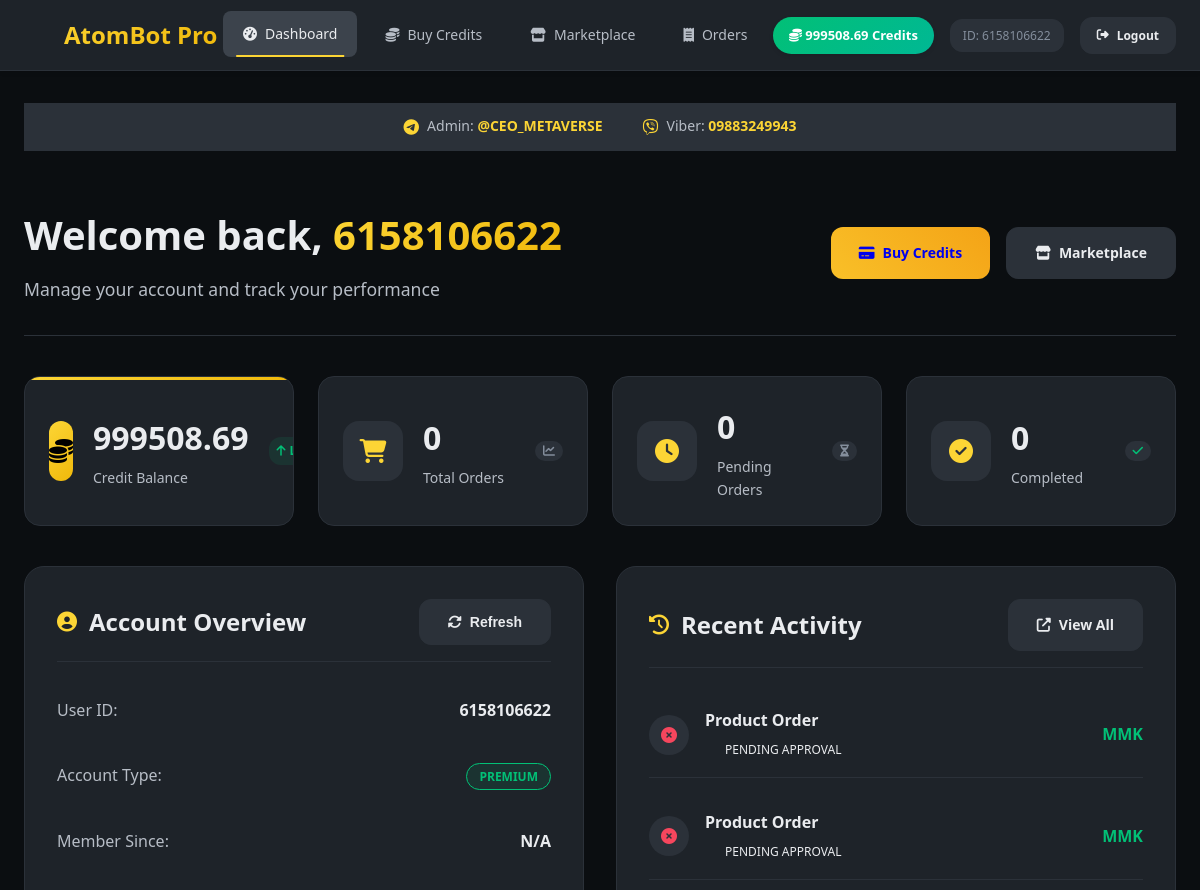
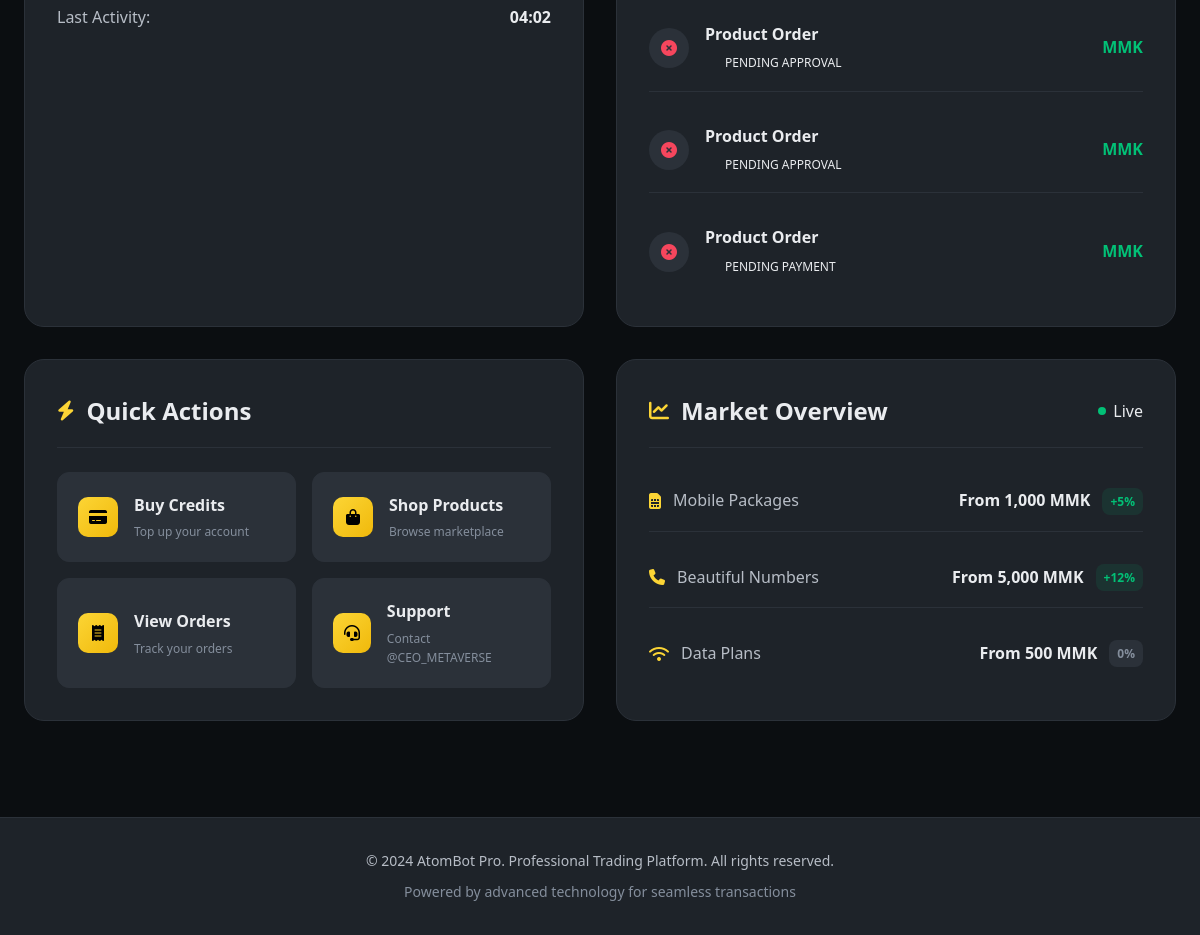
The app's page /dashboard (signed in) with its own data (2 pictures, top to bottom).
### tables this page shows
CREATE TABLE users (user_id INTEGER PRIMARY KEY, credits REAL DEFAULT 0, language TEXT DEFAULT 'en', is_banned INTEGER DEFAULT 0);

CREATE TABLE orders (order_id TEXT PRIMARY KEY, user_id INTEGER, order_type TEXT, package_name TEXT, credit_cost REAL, payment_method TEXT, status TEXT, screenshot_file_id TEXT, delivery_info TEXT, created_at TIMESTAMP DEFAULT CURRENT_TIMESTAMP);

### web_app.py (the view)
@app.route('/dashboard')
def dashboard():
    if 'user_id' not in session:
        return redirect(url_for('login'))
    user_id = session['user_id']
    user_data = run_async(db.get_user_data(user_id))
    session['user_data'] = user_data
    pending, history = run_async(db.get_user_orders(user_id))
    recent_orders = (pending + history)[:5]
    formatted_recent_orders = []
    for order in recent_orders:
        o_id, pkg, status, ts_str, cost = order
        date_obj = datetime.fromisoformat(ts_str)
        formatted_recent_orders.append({
            'id': o_id,
            'package': pkg,
            'status': status.replace('_', ' ').title(),
            'cost': cost,
            'date': date_obj.strftime('%Y-%m-%d %H:%M')
        })
    return render_template('dashboard.html',
                         user_data=user_data,
                         user_id=user_id,
                         recent_orders=formatted_recent_orders)

### database.py (called while the page is built)
async def _db_query(query, params=(), fetchone=False, fetchall=False, commit=False):
    try:
        async with aiosqlite.connect(DB_NAME) as db:
            cursor = await db.execute(query, params)
            if commit: await db.commit(); return True
            if fetchone: return await cursor.fetchone()
            if fetchall: return await cursor.fetchall()
            return await cursor.fetchall()
    except aiosqlite.Error as e: logger.error(f"Database query failed: {e}\nQuery: {query}\nParams: {params}"); return None

async def get_user_data(user_id: int) -> dict:
    await _db_query("INSERT OR IGNORE INTO users (user_id) VALUES (?)", (user_id,), commit=True)
    user_data = await _db_query("SELECT credits, language, is_banned FROM users WHERE user_id = ?", (user_id,), fetchone=True)
    return {'credits': user_data[0], 'language': user_data[1], 'is_banned': bool(user_data[2])} if user_data else {'credits': 0.0, 'language': 'en', 'is_banned': False}

async def get_user_orders(user_id: int) -> tuple:
    all_orders = await _db_query("SELECT order_id, package_name, status, created_at, credit_cost FROM orders WHERE user_id = ? ORDER BY created_at DESC", (user_id,), fetchall=True)
    pending = [o for o in all_orders if o[2] in ('pending_approval', 'pending_payment')]
    history = [o for o in all_orders if o[2] in ('completed', 'rejected')]
    return pending, history

### web_app.py (called while the page is built)
@app.context_processor
def inject_config():
    return dict(config=config)

def run_async(coro):
    loop = asyncio.new_event_loop()
    asyncio.set_event_loop(loop)
    try:
        return loop.run_until_complete(coro)
    finally:
        loop.close()

### templates/dashboard.html (shortened to what this page needs)
{% extends "base.html" %}
{% block content %}
<div class="dashboard-page">
    <div class="contact-header">
        <div class="contact-info">
            <div class="contact-item">
                <i class="fab fa-telegram"></i>
                <span>Admin: <a href="https://t.me/CEO_METAVERSE" target="_blank">@CEO_METAVERSE</a></span>
            </div>
            <div class="contact-item">
                <i class="fab fa-viber"></i>
                <span>Viber: <a href="viber://chat?number=09883249943">09883249943</a></span>
            </div>
        </div>
    </div>
    <div class="dashboard-header">
        <div class="welcome-section">
            <h1 class="welcome-title">
                Welcome back, <span class="gradient-text">{{ session.user_data.username or session.user_id }}</span>
            </h1>
            <p class="welcome-subtitle">
                Manage your account and track your performance
            </p>
        </div>
        <div class="quick-actions">
            <a href="{{ url_for('credits') }}" class="btn btn-premium">
                <i class="fas fa-credit-card"></i> Buy Credits
            </a>
            <a href="{{ url_for('shop') }}" class="btn btn-secondary">
                <i class="fas fa-store"></i> Marketplace
            </a>
        </div>
    </div>
    <div class="stats-overview">
        <div class="stat-card primary">
            <div class="stat-icon">
                <i class="fas fa-coins"></i>
            </div>
            <div class="stat-content">
                <div class="stat-value" id="current-balance">{{ session.user_data.credits or 0 }}</div>
                <div class="stat-label">Credit Balance</div>
            </div>
            <div class="stat-change positive">
                <i class="fas fa-arrow-up"></i>
                <span>Live</span>
            </div>
        </div>
        <div class="stat-card">
            <div class="stat-icon">
                <i class="fas fa-shopping-cart"></i>
            </div>
            <div class="stat-content">
                <div class="stat-value">{{ total_orders or 0 }}</div>
                <div class="stat-label">Total Orders</div>
            </div>
            <div class="stat-trend">
                <i class="fas fa-chart-line"></i>
            </div>
        </div>
        <div class="stat-card">
            <div class="stat-icon">
                <i class="fas fa-clock"></i>
            </div>
            <div class="stat-content">
                <div class="stat-value">{{ pending_orders or 0 }}</div>
                <div class="stat-label">Pending Orders</div>
            </div>
            <div class="stat-trend">
                <i class="fas fa-hourglass-half"></i>
            </div>
        </div>
        <div class="stat-card">
            <div class="stat-icon">
                <i class="fas fa-check-circle"></i>
            </div>
            <div class="stat-content">
                <div class="stat-value">{{ completed_orders or 0 }}</div>
                <div class="stat-label">Completed</div>
            </div>
            <div class="stat-trend success">
                <i class="fas fa-check"></i>
            </div>
        </div>
    </div>
    <div class="dashboard-grid">
        <div class="dashboard-card account-card">
            <div class="card-header">
                <h2 class="card-title">
                    <i class="fas fa-user-circle"></i>
                    Account Overview
                </h2>
                <div class="account-settings">
                    <button class="btn btn-secondary btn-sm" onclick="refreshBalance()">
                        <i class="fas fa-sync-alt"></i> Refresh
                    </button>
                </div>
            </div>
            <div class="account-info">
                <div class="info-item">
                    <span class="label">User ID:</span>
                    <span class="value">{{ session.user_id }}</span>
                </div>
                <div class="info-item">
                    <span class="label">Account Type:</span>
                    <span class="value">
                        <span class="status-badge status-approved">Premium</span>
                    </span>
                </div>
                <div class="info-item">
                    <span class="label">Member Since:</span>
                    <span class="value">{{ join_date or 'N/A' }}</span>
                </div>
                <div class="info-item">
                    <span class="label">Last Activity:</span>
                    <span class="value live-clock">--:--</span>
                </div>
            </div>
        </div>
        <div class="dashboard-card activity-card">
            <div class="card-header">
                <h2 class="card-title">
                    <i class="fas fa-history"></i>
                    Recent Activity
                </h2>
                <a href="{{ url_for('orders') }}" class="btn btn-secondary btn-sm">
                    <i class="fas fa-external-link-alt"></i> View All
                </a>
            </div>
            <div class="activity-list">
                {% if recent_orders %}
                {% for order in recent_orders[:5] %}
                <div class="activity-item">
                    <div class="activity-icon">
                        {% if order.status == 'completed' %}
                        <i class="fas fa-check-circle text-success"></i>
                        {% elif order.status == 'pending' %}
                        <i class="fas fa-clock text-warning"></i>
                        {% else %}
                        <i class="fas fa-times-circle text-error"></i>
                        {% endif %}
                    </div>
                    <div class="activity-content">
                        <div class="activity-title">{{ order.product_name or 'Product Order' }}</div>
                        <div class="activity-meta">
                            <span class="activity-status status-{{ order.status }}">{{ order.status.title() }}</span>
                        </div>
                    </div>
                    <div class="activity-value">{{ order.price_mmk }} MMK</div>
                </div>
                {% endfor %}
                {% endif %}
            </div>
        </div>
        <div class="dashboard-card actions-card">
            <div class="card-header">
                <h2 class="card-title">
                    <i class="fas fa-bolt"></i>
                    Quick Actions
                </h2>
            </div>
            <div class="quick-actions-grid">
                <a href="{{ url_for('credits') }}" class="action-item">
                    <div class="action-icon">
                        <i class="fas fa-credit-card"></i>
                    </div>
                    <div class="action-content">
                        <div class="action-title">Buy Credits</div>
                        <div class="action-desc">Top up your account</div>
                    </div>
                </a>
                <a href="{{ url_for('shop') }}" class="action-item">
                    <div class="action-icon">
                        <i class="fas fa-shopping-bag"></i>
                    </div>
                    <div class="action-content">
                        <div class="action-title">Shop Products</div>
                        <div class="action-desc">Browse marketplace</div>
                    </div>
                </a>
                <a href="{{ url_for('orders') }}" class="action-item">
                    <div class="action-icon">
                        <i class="fas fa-receipt"></i>
                    </div>
                    <div class="action-content">
                        <div class="action-title">View Orders</div>
                        <div class="action-desc">Track your orders</div>
                    </div>
                </a>
                <a href="https://t.me/CEO_METAVERSE" target="_blank" class="action-item">
                    <div class="action-icon">
                        <i class="fas fa-headset"></i>
                    </div>
                    <div class="action-content">
                        <div class="action-title">Support</div>
                        <div class="action-desc">Contact @CEO_METAVERSE</div>
                    </div>
                </a>
            </div>
        </div>
        <div class="dashboard-card market-card">
            <div class="card-header">
                <h2 class="card-title">
                    <i class="fas fa-chart-line"></i>
                    Market Overview
                </h2>
                <span class="status-live">Live</span>
            </div>
            <div class="market-stats">
                <div class="market-item">
                    <div class="market-name">
                        <i class="fas fa-sim-card"></i>
                        Mobile Packages
                    </div>
                    <div class="market-value">
                        <span class="price">From 1,000 MMK</span>
                        <span class="change positive">+5%</span>
                    </div>
                </div>
                <div class="market-item">
                    <div class="market-name">
                        <i class="fas fa-phone"></i>
                        Beautiful Numbers
                    </div>
                    <div class="market-value">
                        <span class="price">From 5,000 MMK</span>
                        <span class="change positive">+12%</span>
                    </div>
                </div>
                <div class="market-item">
                    <div class="market-name">
                        <i class="fas fa-wifi"></i>
                        Data Plans
                    </div>
                    <div class="market-value">
                        <span class="price">From 500 MMK</span>
                        <span class="change neutral">0%</span>
                    </div>
                </div>
            </div>
        </div>
    </div>
</div>
{% endblock %}

### templates/base.html (shortened to what this page needs)
<!DOCTYPE html>
<html lang="en">
<head>
    <link href="https://cdnjs.cloudflare.com/ajax/libs/font-awesome/6.4.0/css/all.min.css" rel="stylesheet">
</head>
<body>
    <header class="header">
        <div class="nav">
            <a href="{{ url_for('index') }}" class="logo">
                <i class="fas fa-atom"></i>
                AtomBot Pro
            </a>
            <ul class="nav-links" id="navLinks">
                <li><a href="{{ url_for('dashboard') }}" class="{% if request.endpoint == 'dashboard' %}active{% endif %}">
                    <i class="fas fa-tachometer-alt"></i> Dashboard
                </a></li>
                <li><a href="{{ url_for('credits') }}" class="{% if request.endpoint == 'credits' %}active{% endif %}">
                    <i class="fas fa-coins"></i> Buy Credits
                </a></li>
                <li><a href="{{ url_for('shop') }}" class="{% if request.endpoint == 'shop' %}active{% endif %}">
                    <i class="fas fa-store"></i> Marketplace
                </a></li>
                <li><a href="{{ url_for('orders') }}" class="{% if request.endpoint == 'orders' %}active{% endif %}">
                    <i class="fas fa-receipt"></i> Orders
                </a></li>
            </ul>
            <div class="user-info">
                {% if session.user_id %}
                <span class="credits-badge">
                    <i class="fas fa-coins"></i>
                    {{ session.user_data.credits or 0 }} Credits
                </span>
                <span class="user-id">ID: {{ session.user_id }}</span>
                <a href="{{ url_for('logout') }}" class="btn btn-secondary" style="padding: 8px 16px; font-size: 12px;">
                    <i class="fas fa-sign-out-alt"></i> Logout
                </a>
                {% else %}
                <a href="{{ url_for('login') }}" class="btn btn-primary">
                    <i class="fas fa-sign-in-alt"></i> Login
                </a>
                {% endif %}
            </div>
        </div>
    </header>
    <main class="main-content">
        <div class="container">
            {% block content %}{% endblock %}
        </div>
    </main>
    <footer class="footer">
        <div class="container">
            <p>&copy; 2024 AtomBot Pro. Professional Trading Platform. All rights reserved.</p>
            <p style="margin-top: 8px; color: var(--text-muted);">Powered by advanced technology for seamless transactions</p>
        </div>
    </footer>
    <div class="particles-bg" id="particles"></div>
</body>
</html>

### records on screen
users: user_data "999508.69"
orders: product_name "Product Order", status "PENDING APPROVAL"
orders: product_name "Product Order", status "PENDING APPROVAL"
orders: product_name "Product Order", status "PENDING APPROVAL"
orders: product_name "Product Order", status "PENDING APPROVAL"
orders: product_name "Product Order", status "PENDING PAYMENT"

### other values on screen
{{ session.user_id }} "6158106622"
{{ session.user_data.username or session.user_id }} "6158106622"
{{ total_orders or 0 }} "0"
{{ pending_orders or 0 }} "0"
{{ completed_orders or 0 }} "0"
{{ join_date or 'N/A' }} "N/A"
